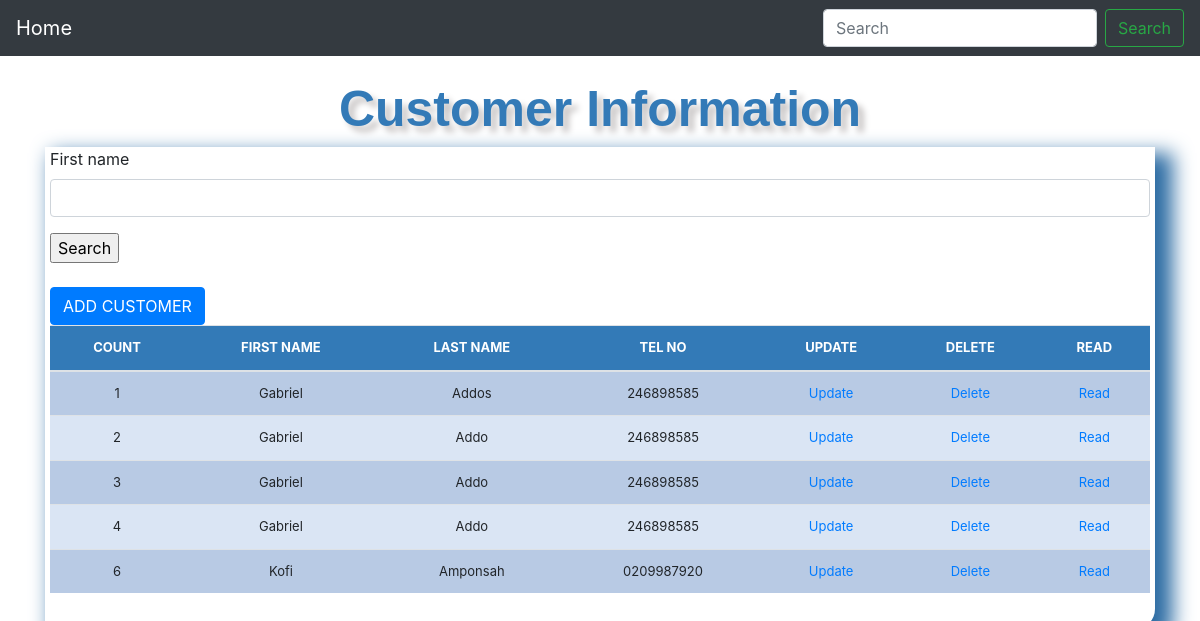
Page /list_customer/ on the earlier database version.
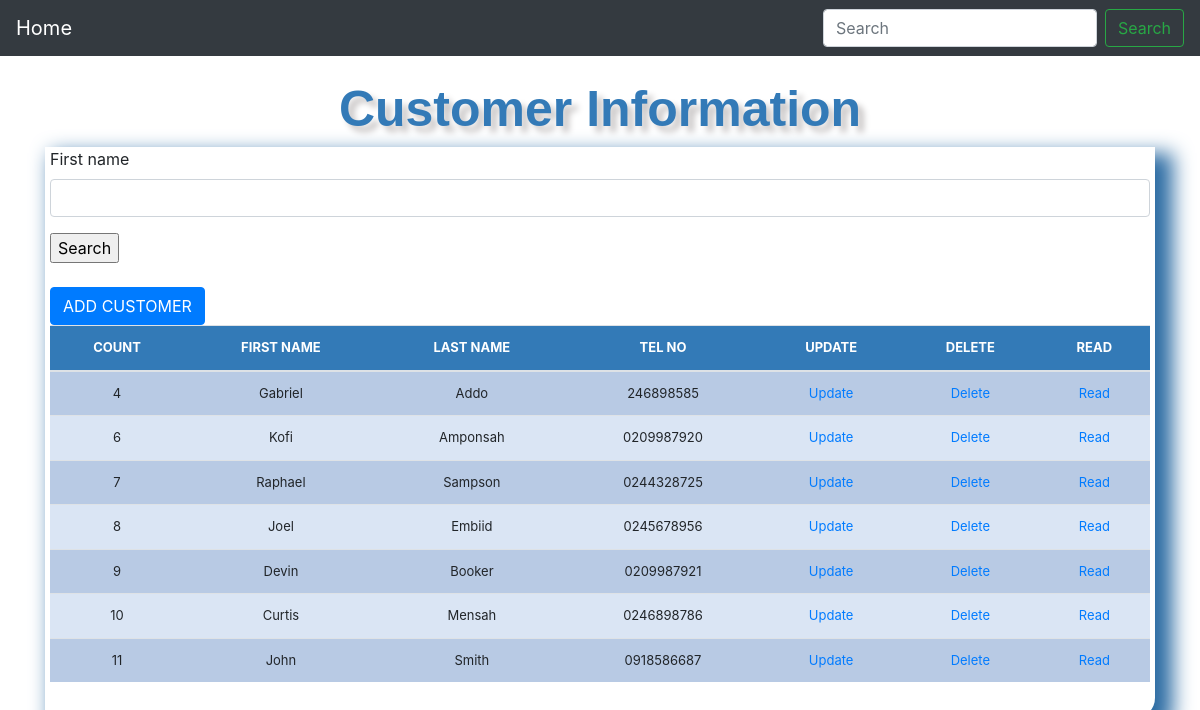
Same page on the later database version.
### dbgames/models.py (models this page shows, shortened)
class Customer(models.Model):
    first_name = models.CharField(max_length=50, blank=True, null=True)
    last_name =  models.CharField(max_length=50, blank=True, null=True)
    customer_address = models.CharField(max_length=50, blank=True, null=True)
    telephone_number = models.CharField(max_length=10, default=0, blank=True, null=True)

### dbgames/views.py (the view)
# urls.py: path('list_customer/', views.list_customer, name='list_customer'),
def list_customer(request):
    title = "Customer Information"
    form = CustomerSearchForm(request.POST or None)
    queryset = Customer.objects.all()
    if request.method == "POST":
        queryset = Customer.objects.filter(first_name__icontains=form['first_name'].value())
    context = {
        "title" : title,
        "queryset" : queryset,
        "form" : form
    }
    return render(request, "list_customer.html", context)

### dbgames/forms.py
class CustomerSearchForm(forms.ModelForm):
    class Meta:
        model = Customer
        fields = ['first_name']

### dbgames/templates/list_customer.html (shortened to what this page needs)
{% load static %}
{% load crispy_forms_tags %}
<!DOCTYPE html>
<html>
<head>
    <link href="{% static 'css/stylesheet.css' %}" rel="stylesheet">
    <link href="{% static 'css/bootstrap.min.css' %}" rel="stylesheet">
    <link href="{% static 'css/navbar-top-fixed.css' %}" rel="stylesheet">
</head>
{% include 'navbar.html' %}
<body>
    <div class="header">{{title}}</div>
<div class = "container">
    <div class="display_table">
         <form method='POST' action=''>{% csrf_token %}
            {{form|crispy}}
                <input type="submit" value='Search'/>
        </form>
        <br>
        <a class="btn btn-primary" href="{% url 'add_customer'%}" role="button">ADD CUSTOMER</a>
    <table class='table'>
        <thead>
          <tr>
            <th>COUNT</th>
            <th>FIRST NAME</th>
            <th>LAST NAME</th>
            <th>TEL NO</th>
            <th> UPDATE</th>
            <th>DELETE </th>
            <th> READ</th>
          </tr>
        </thead>
      {% for instance in queryset %}
          <tr>
            <td>{{instance.id}}</td>
            <td>{{instance.first_name}}</td>
            <td>{{instance.last_name}}</td>
            <td>{{instance.telephone_number}}</td>
            <td><a href="{% url 'update_customer' instance.id %}">Update</a></td>
            <td><a href="{% url 'delete_customer' instance.id %}">Delete</a></td>
            <td><a href="{% url 'customer_detail' instance.id %}">Read</a></td>
          </tr>
      {% endfor %}
    </table>
</div>
</div>
</body>
</html>

### dbgames/templates/navbar.html (shortened to what this page needs)
<nav class="navbar navbar-expand-md navbar-dark fixed-top bg-dark">
    <a class="navbar-brand" href="{% url 'base'%}">Home</a>
    <div class="collapse navbar-collapse" id="navbarCollapse">
      <form class="form-inline mt-2 mt-md-0">
        <input class="form-control mr-sm-2" type="text" placeholder="Search" aria-label="Search">
        <button class="btn btn-outline-success my-2 my-sm-0" type="submit">Search</button>
      </form>
    </div>
  </nav>

### dbgames/static/css/stylesheet.css (style rules this page uses)
.table { font-size: 13px; text-align: center; width: 95%; margin: auto; text-align: center; }
.table tr:nth-child(odd) { background: #B8CAE4 }
.table tr:nth-child(even) { background: #dae5f4 }
th { background-color: #337ab7; color: white; }
.display_table { border-bottom-right-radius: 20px; padding-left: 5px; padding-right: 5px; padding-bottom: 20px; box-shadow: 12px 12px 20px 6px #2e6da4; }
.header { font-family: helvetica; color: #337ab7; font-size: 50px; text-align: center; width: 100%; text-shadow: 6px 6px 6px #c9c6c6; display: block; font-weight: bolder; }

### dbgames/static/css/navbar-top-fixed.css (style rules this page uses)
body { min-height: 75rem; padding-top: 4.5rem; }

Differences in the rows shown:
removed Customer: id "1", first_name "Gabriel", last_name "Addos", telephone_number "246898585"
removed Customer: id "2", first_name "Gabriel", last_name "Addo", telephone_number "246898585"
removed Customer: id "3", first_name "Gabriel", last_name "Addo", telephone_number "246898585"
added Customer: id "7", first_name "Raphael", last_name "Sampson", telephone_number "0244328725"
added Customer: id "8", first_name "Joel", last_name "Embiid", telephone_number "0245678956"
added Customer: id "9", first_name "Devin", last_name "Booker", telephone_number "0209987921"
added Customer: id "10", first_name "Curtis", last_name "Mensah", telephone_number "0246898786"
added Customer: id "11", first_name "John", last_name "Smith", telephone_number "0918586687"
